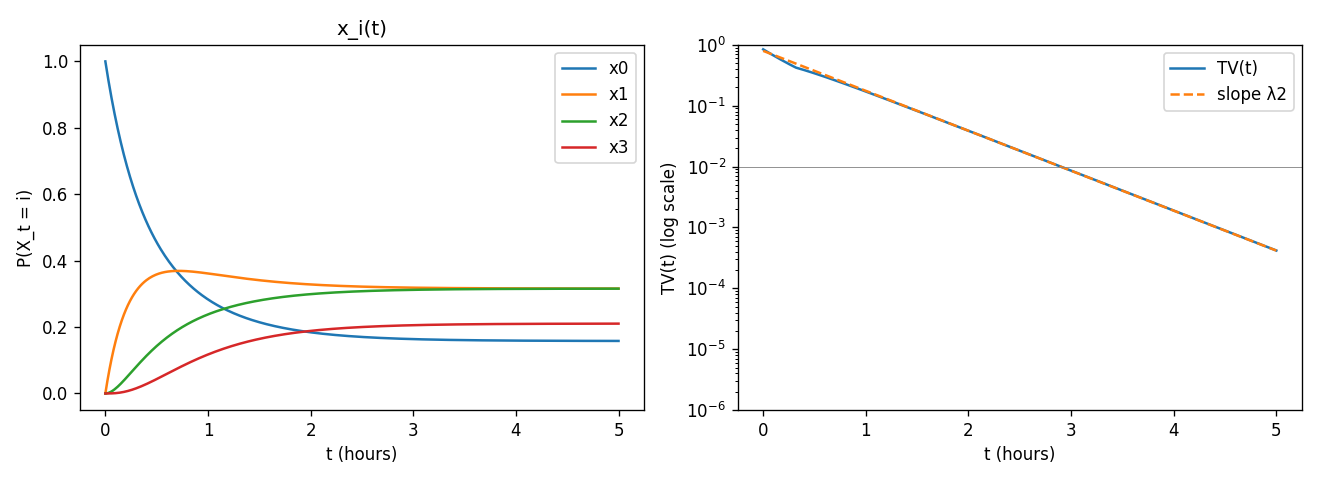

Reproduce this figure in Python.
import numpy as np, scipy.linalg as sl
import matplotlib
matplotlib.use("Agg")
import matplotlib.pyplot as plt
from scipy.optimize import brentq

Q = np.array([[-2,2,0,0],[1,-3,2,0],[0,2,-4,2],[0,0,3,-3]], float)
pi = np.array([3,6,6,4]) / 19
x0 = np.array([1,0,0,0.])
l2 = np.sort(np.linalg.eigvals(Q).real)[::-1][1]

tv = lambda t: 0.5 * np.abs(x0 @ sl.expm(t*Q) - pi).sum()
t = np.linspace(0, 5, 501)
X = np.array([x0 @ sl.expm(s*Q) for s in t])
TV = np.array([tv(s) for s in t])

t01 = brentq(lambda s: tv(s) - 0.01, 0.1, 5)
print(t01, np.log(100) / abs(l2))

C = TV[200] / np.exp(l2 * t[200])
fig, ax = plt.subplots(1, 2, figsize=(11, 4))
for i in range(4):
    ax[0].plot(t, X[:, i], label=f"x{i}")
ax[0].set_xlabel("t (hours)")
ax[0].set_ylabel("P(X_t = i)")
ax[0].set_title("x_i(t)")
ax[0].legend()
ax[1].semilogy(t, TV, label="TV(t)")
ax[1].semilogy(t, C * np.exp(l2 * t), "--", label="slope λ2")
ax[1].axhline(0.01, color="gray", lw=0.5)
ax[1].set_ylim(1e-6, 1)
ax[1].set_xlabel("t (hours)")
ax[1].set_ylabel("TV(t) (log scale)")
ax[1].legend()
plt.tight_layout()
plt.savefig("HW9/HW9 problem 3c.png", dpi=120)
